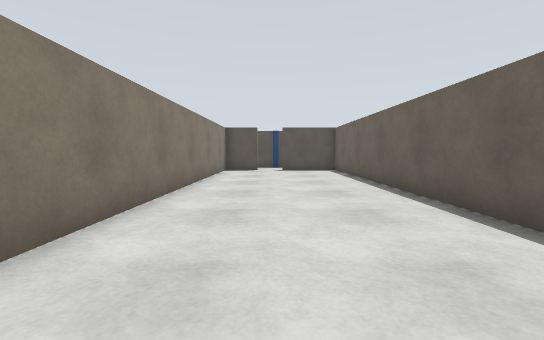
[1] (above)

19 first-person views from a walk through a world built for the Gazebo simulator. The camera is 0.9 m above the floor, tilts 4° down and sees 90° across. The floor is counted in squares, 1 m on a side. Each view is taken from the middle of a square. On the plan, view 1 faces up. The plan holds only what a view shows up to about 11 squares ahead; the rest is blank.

[2]
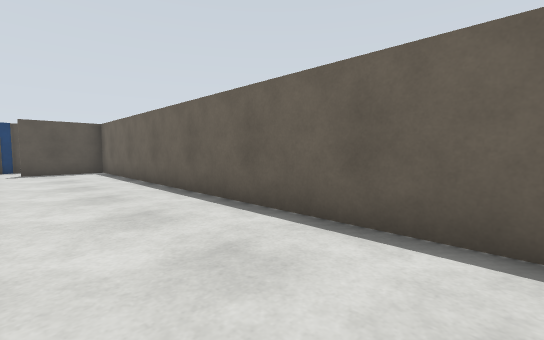

[3]
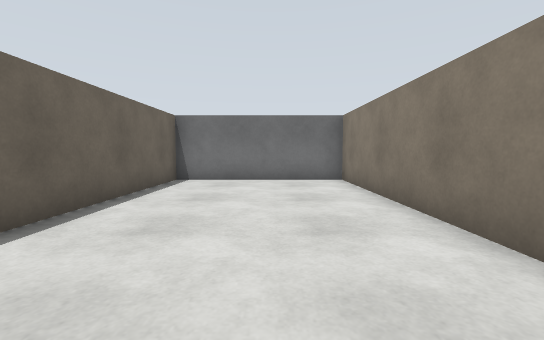

[4]
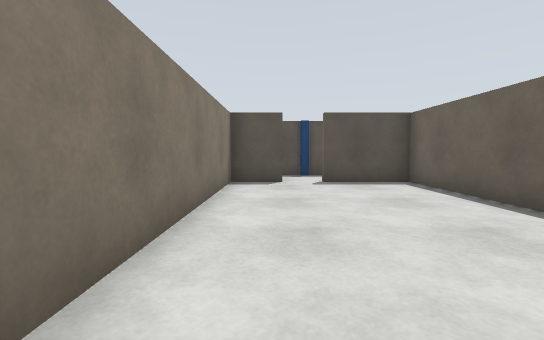

[5]
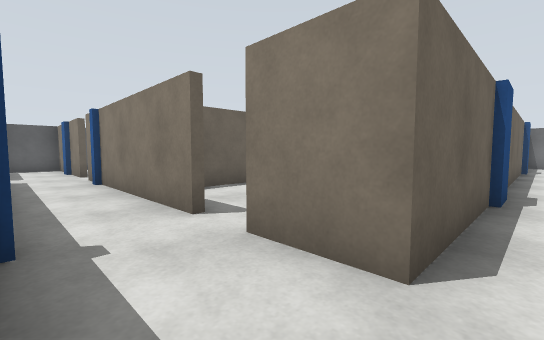

[6]
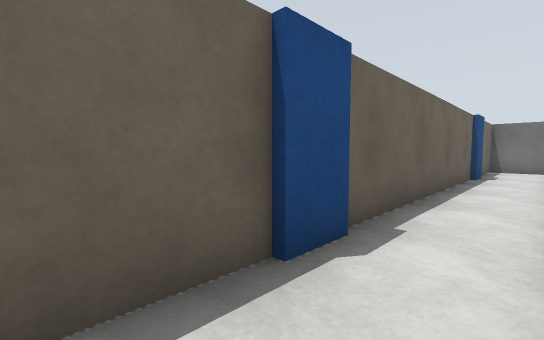

[7]
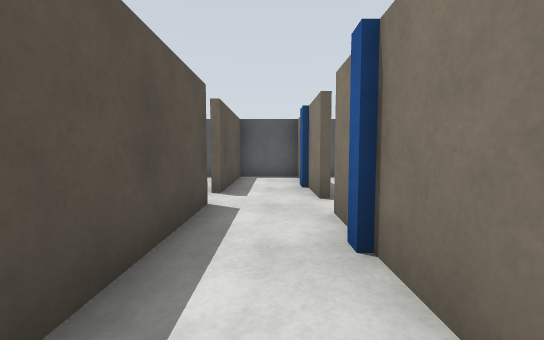

[8]
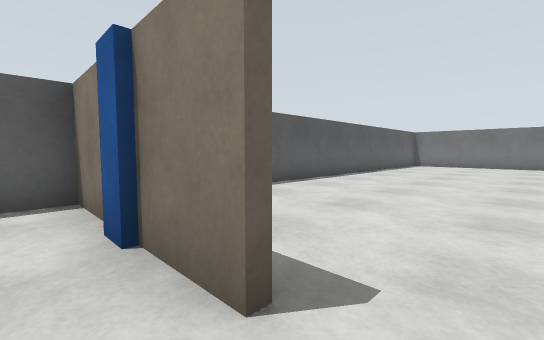

[9]
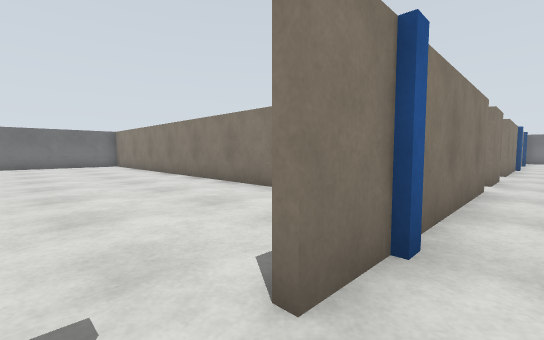

[10]
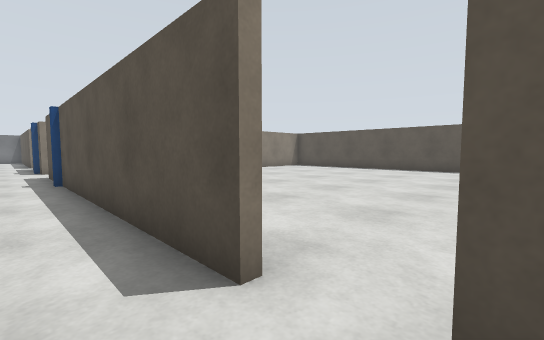

[11]
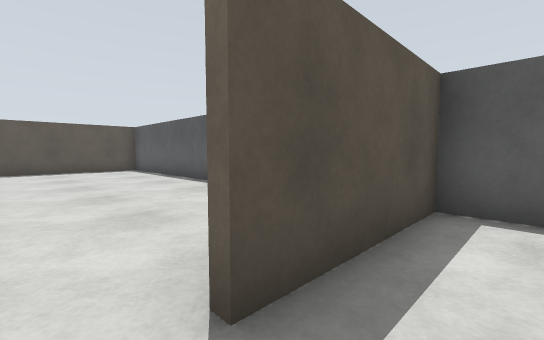

[12]
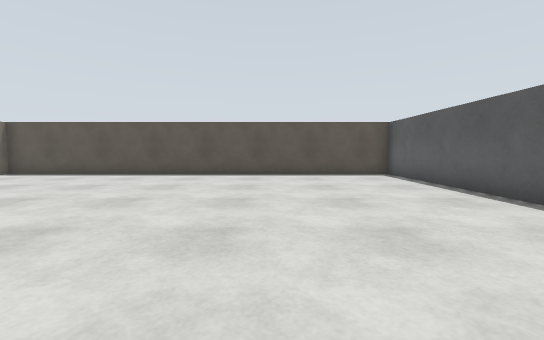

[13]
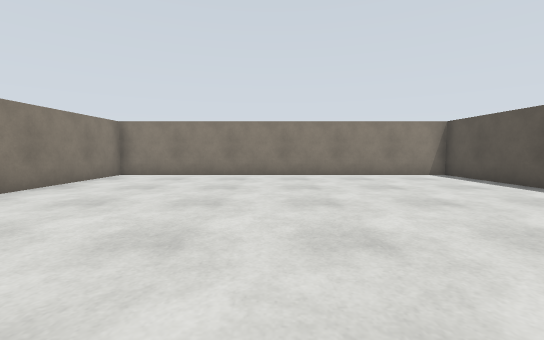

[14]
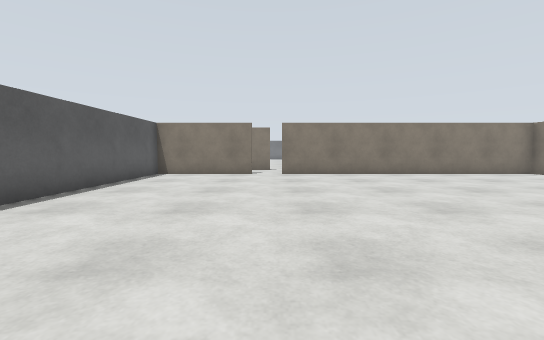

[15]
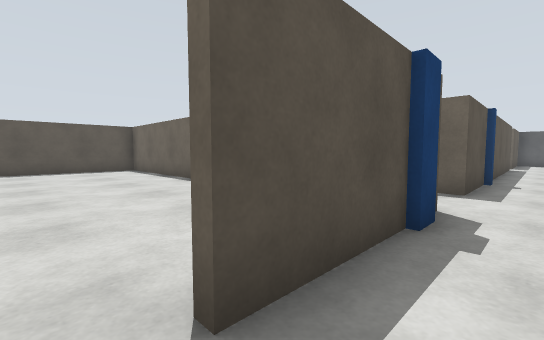

[16]
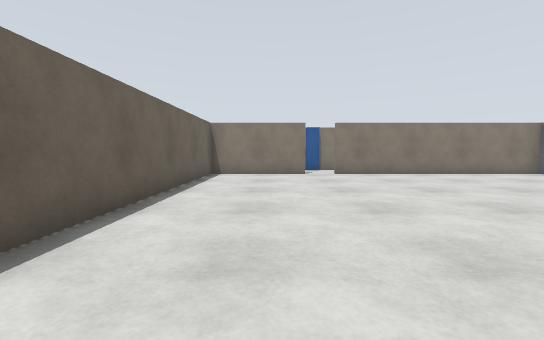

[17]
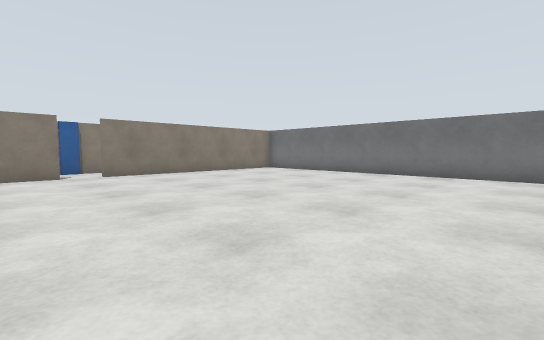

[18]
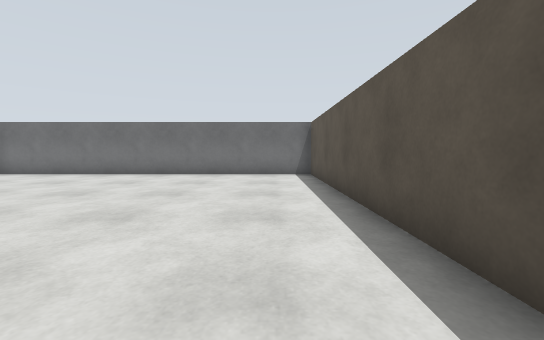

[19]
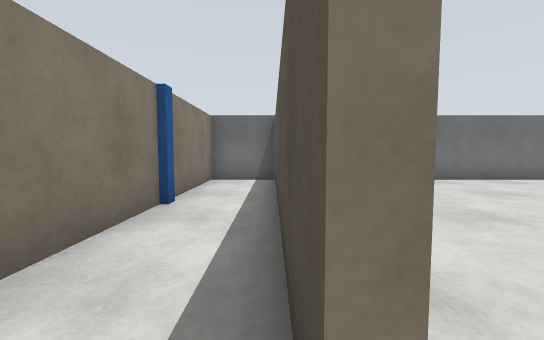

### Floor plan
Points are (right, up) in squares from view 1. A wall is a line through its corners. A room is listed if a view was taken in it or the views show most of it. See-through windows are left out.
Room 1 (views 1, 2, 3, 4)
walls: (-2.2, 8.5) (-2.2, 0.5); (-2.2, -0.5) (-2.2, -3.5) (3, -3.5) (3, 12.9) (0.5, 12.9); (-2.2, 13) (-2.2, 9.5)
ways out: opening at (-0.5, 13) to room 4
Room 2 (views 5, 15)
walls: (-2.2, 22.5) (-2.2, 21.5); (-5.6, 15.1) (-8.4, 15.1); (-1.4, 15.1) (-2.4, 15.1) (-2.4, 15.6); (-9.5, 15.1) (-15.6, 15.1); (-6.8, 13.1) (-4.5, 13.1); (-13.6, 13.1) (-9.4, 13.1); (-17.5, 15.1) (-17.5, 13.1) (-14.6, 13.1)
ways out: opening at (-3.5, 13) to room 3; opening at (-2, 14) to room 4; opening at (-9, 15) to room 7
objects: blue box (-5, 15)
Room 3 (view 6)
walls: (-2.4, 9.6) (-2.4, 13.1)
ways out: opening at (-3.5, 13) to room 2; opening at (-3.5, 10.5)
objects: beige box (-4, 13)
Room 4 (views 7, 8)
walls: (0.4, 13.1) (7, 13.1); (7.6, 15.1) (-1.4, 15.1)
ways out: opening at (-0.5, 13) to room 1; opening at (-2, 14) to room 2; opening at (7, 14) to room 5
objects: beige box (-1, 13); blue box (0, 15); blue box (6, 13)
Room 5 (views 9, 10, 11)
walls: (8, 13.1) (9.5, 13.1)
ways out: opening at (7, 14) to room 4; opening at (8, 15) to room 6; opening at (9, 14) to room 8; gap at (7.5, 13)
Room 6 (views 12, 13, 14)
walls: (8.8, 15.3) (12.5, 15.3) (12.5, 27.5) (-2.2, 27.5) (-2.2, 22.5); (-2.2, 21.5) (-2.2, 15.3) (7.6, 15.3)
ways out: opening at (8, 15) to room 5
Room 7 (views 16, 17, 18, 19)
walls: (-6.8, 27.5) (-17.5, 27.5) (-17.5, 15.3) (-9.5, 15.3); (-8.4, 15.3) (-5.5, 15.3); (-4.6, 15.5) (-4.6, 25.2)
ways out: opening at (-9, 15) to room 2
Room 8 (no view inside)
walls: (10.5, 13.1) (12.5, 13.1) (12.5, 15.1) (8.8, 15.1)
ways out: opening at (9, 14) to room 5

Where each view was taken, in squares from view 1:
view 1: 0 up, 0 right, facing up
view 2: 0 up, 0 right, facing up-right
view 3: 5 up, 0 right, facing down
view 4: 5 up, 1 left, facing up
view 5: 15 up, 3 left, facing down-right
view 6: 11 up, 4 left, facing down-right
view 7: 14 up, 3 right, facing right
view 8: 14 up, 7 right, facing down-right
view 9: 14 up, 8 right, facing down-left
view 10: 14 up, 9 right, facing up-left
view 11: 14 up, 8 right, facing up-right
view 12: 17 up, 8 right, facing up
view 13: 21 up, 8 right, facing left
view 14: 26 up, 8 right, facing down
view 15: 14 up, 9 left, facing up-right
view 16: 26 up, 7 left, facing down
view 17: 26 up, 7 left, facing down-left
view 18: 26 up, 7 left, facing left
view 19: 15 up, 9 left, facing left
